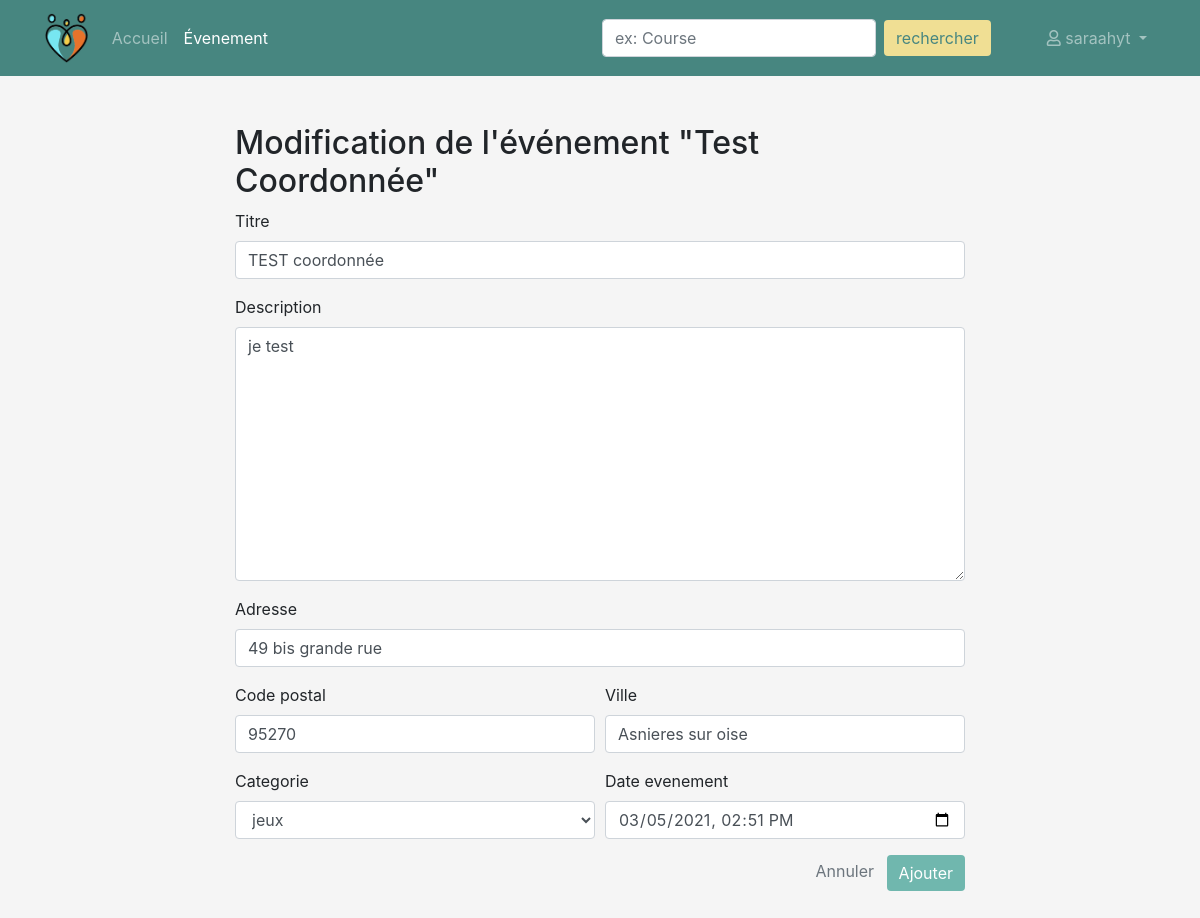
The page /profil/evenements/19/modifier (signed in) on the database as committed earlier.
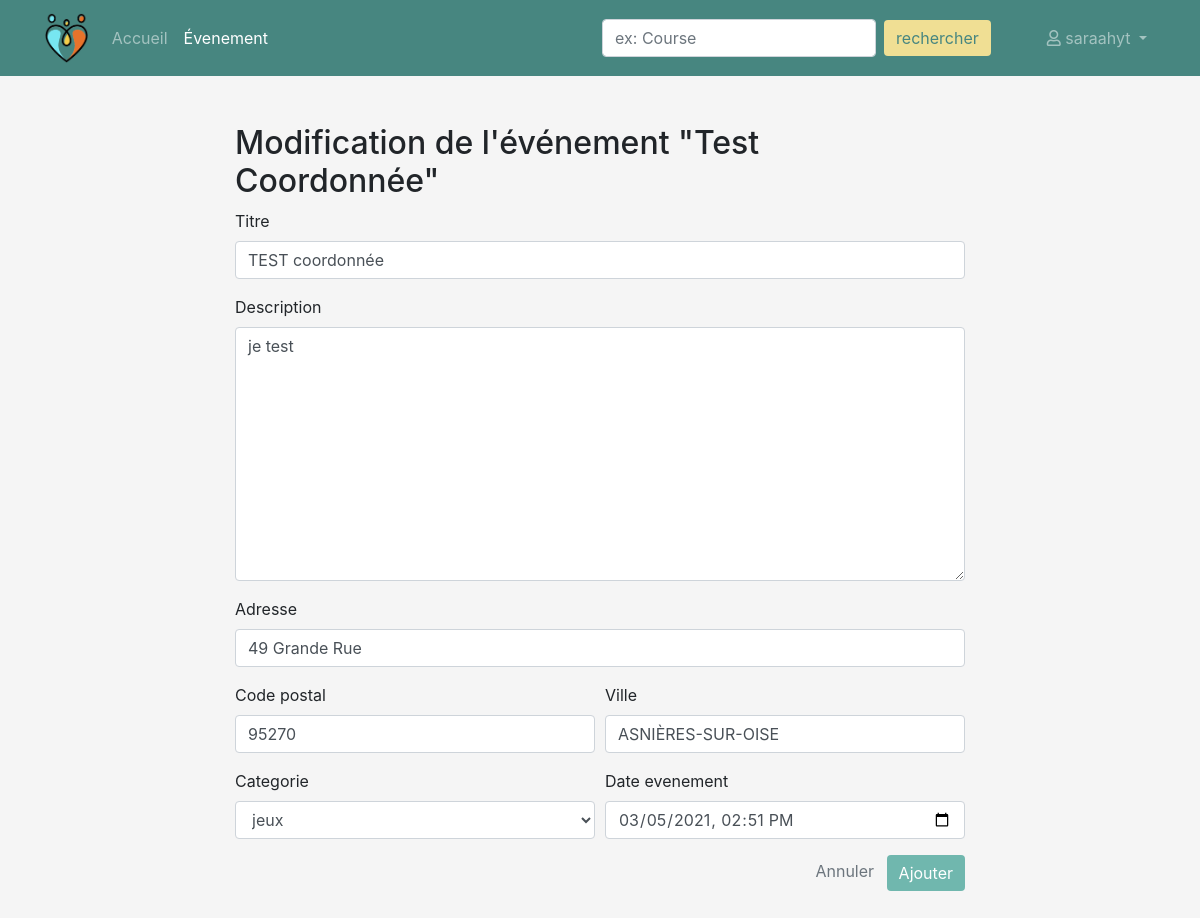
The same page on the database as committed later.
### events/models.py (models this page shows, shortened)
class Event(models.Model):
    PARTY_CATEGORY = 'soiree'
    GAME_CATEGORY = 'jeux'
    TOURISM_CATEGORY = 'tourisme'
    AREA_CATEGORY = 'plein air'
    CATEGORY_CHOICES = (
        (PARTY_CATEGORY, 'soiree'),
        (GAME_CATEGORY, 'jeux'),
        (TOURISM_CATEGORY, 'tourisme'),
        (AREA_CATEGORY, 'plein air')
    )
    person = models.ForeignKey('persons.Person', on_delete=models.CASCADE)
    title = models.CharField('titre', max_length=150)
    description = models.TextField('description')
    address = models.CharField('adresse', max_length=100)
    zip_code = models.IntegerField('code postal')
    city = models.CharField('ville', max_length=50)
    category = models.CharField('categorie', choices=CATEGORY_CHOICES, max_length=20)
    created_at = models.DateTimeField('crée à', auto_now=True)
    event_date = models.DateTimeField('date evenement', auto_now=False)
    coordonate_x = models.CharField('coordonnée X',max_length=10 ,null=True, blank=True)
    coordonate_y = models.CharField('coordonnée Y',max_length=10 , null=True, blank=True)

### events/views/events.py (the view, shortened to what this page needs)
# urls.py: path('profil/evenements/<int:event_id>/modifier', EditEventView.as_view(), name='edit-event'),
class EditEventView(PersonView):
    def get(self, request, event_id):
        user = request.user
        person = get_person_by_user(user)
        event = get_event_by_id(event_id)
        form = EventForm(instance=event)
        context = {
            'person': person,
            'form': form,
            'event': event,
            'navigation_items': navigation.navigation_items(navigation.NAV_EVENEMENT),
        }
        return render(request, 'persons/events/my_events_form.html', context)

### events/forms.py
class EventForm(forms.ModelForm):
    class Meta:
        model = Event
        exclude = ['person', 'created_at']
        widgets = {
            'event_date': forms.DateTimeInput(attrs={'type': 'datetime-local'})
        }

### events/models_helpers.py (called while the page is built)
def get_person_by_user(user):
    return Person.objects.get(user=user)

def get_event_by_id(event_id):
    return Event.objects.get(pk=event_id)

### events/navigation.py (called while the page is built)
def navigation_items(selected_item=None):
    items = []
    for name, shortcut in NAV_ITEMS:
        items.append({
            'name': name,
            'url': reverse(shortcut),
            'active': True if selected_item == name else False,
        })
    return items

### events/templates/persons/events/my_events_form.html (shortened to what this page needs)
{% extends 'persons/base_navbar.html' %}
{% load bootstrap4 %}
{% block content %}
    <div class="row my-5">
        <div class="col-8 m-auto">
            <h2>Modification de l'événement "{{ event.title|title }}" </h2>
            <form id="picker" method="post" >
                {% bootstrap_field form.title required_css_class='required' %}
                {% bootstrap_field form.description required_css_class='required' %}
                {% bootstrap_field form.address required_css_class='required' %}
                <div class="form-row">
                    <div class="col-md-6">
                        {% bootstrap_field form.zip_code required_css_class='required' %}
                    </div>
                    <div class="col-md-6">
                        {% bootstrap_field form.city required_css_class='required' %}
                    </div>
                </div>
                <div class="form-row">
                    <div class="col-md-6">
                        {% bootstrap_field form.category required_css_class='required' %}
                    </div>
                    <div class="col-md-6">
                        {% bootstrap_field form.event_date required_css_class='required' %}
                    </div>
                </div>
                <div class="text-right">
                    <a class="text-muted mr-2" href="{% url 'profil-events' %}">Annuler</a>
                    <button class="btn btn-primary text-right" type="submit">Ajouter</button>
                </div>
            </form>
        </div>
    </div>
{% endblock %}

Rows that differ between the two databases and show on the page:
changed Event "Test Coordonnée": address "49 bis grande rue" → "49 Grande Rue"; city "Asnieres sur oise" → "ASNIÈRES-SUR-OISE"
